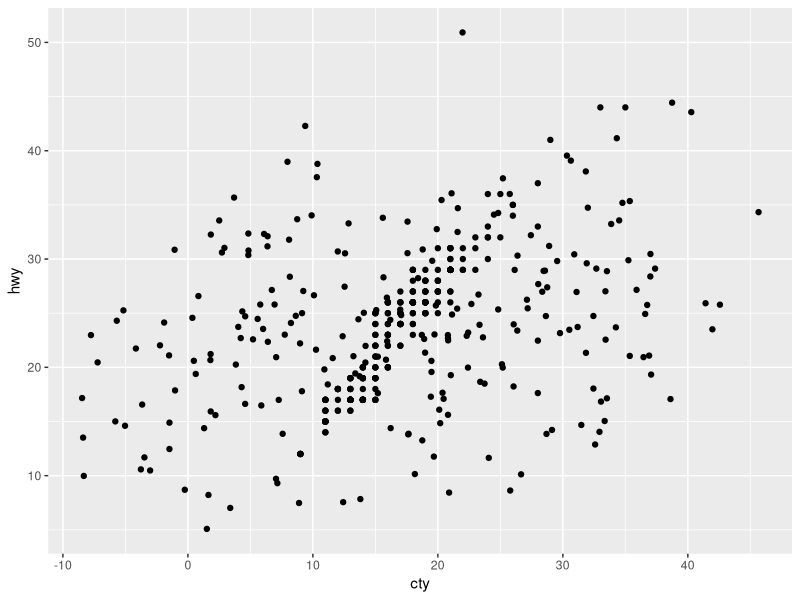

Generate this figure with R:
library(ggplot2)
ggplot(data = mpg, mapping = aes(x = cty, y = hwy)) + 
  geom_point()+
  geom_jitter(width = 20, height = 10)
  
